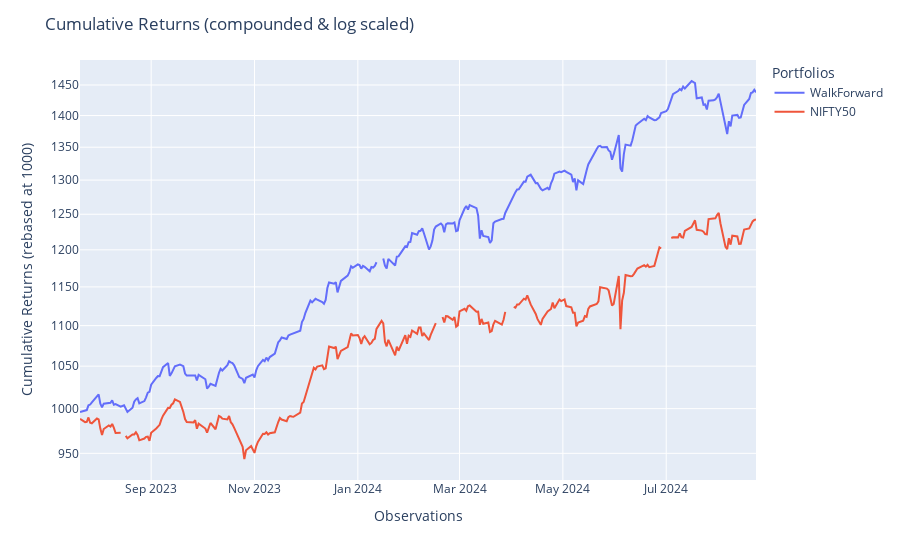

Notebook source saved alongside this figure:
### Code cell
tmp = df_nse.loc[mp.returns_df.index[0].strftime('%Y-%m-%d'):]
pop = Population([
    mp, 
    BasePortfolio(returns=tmp, observations=tmp.index, name='NIFTY50')
    ])
pop.set_portfolio_params(compounded=True)
pop.plot_cumulative_returns(log_scale=True)

### Figure 1 — Plotly figure (JSON) as saved in the notebook; plotly's stock layout.template omitted (floating-point values rounded to 4 significant figures; data arrays with more than 128 entries replaced by an {"elided": "..."} marker saying what was removed)
{"data": [{"hovertemplate": "variable=WalkForward<br>index=%{x}<br>value=%{y}<extra></extra>", "legendgroup": "WalkForward", "line": {"color": "#636efa", "dash": "solid"}, "marker": {"symbol": "circle"}, "mode": "lines", "name": "WalkForward", "orientation": "v", "showlegend": true, "type": "scatter", "x": {"elided": "267 str values"}, "xaxis": "x", "y": {"elided": "267 float values"}, "yaxis": "y"}, {"hovertemplate": "variable=NIFTY50<br>index=%{x}<br>value=%{y}<extra></extra>", "legendgroup": "NIFTY50", "line": {"color": "#EF553B", "dash": "solid"}, "marker": {"symbol": "circle"}, "mode": "lines", "name": "NIFTY50", "orientation": "v", "showlegend": true, "type": "scatter", "x": {"elided": "267 str values"}, "xaxis": "x", "y": {"elided": "267 float values"}, "yaxis": "y"}], "layout": {"legend": {"title": {"text": "Portfolios"}, "tracegroupgap": 0}, "margin": {"t": 60}, "title": {"text": "Cumulative Returns (compounded & log scaled)"}, "xaxis": {"anchor": "y", "domain": [0, 1], "title": {"text": "Observations"}}, "yaxis": {"anchor": "x", "domain": [0, 1], "tickformat": ".0f", "title": {"text": "Cumulative Returns (rebased at 1000)"}, "type": "log"}}}
